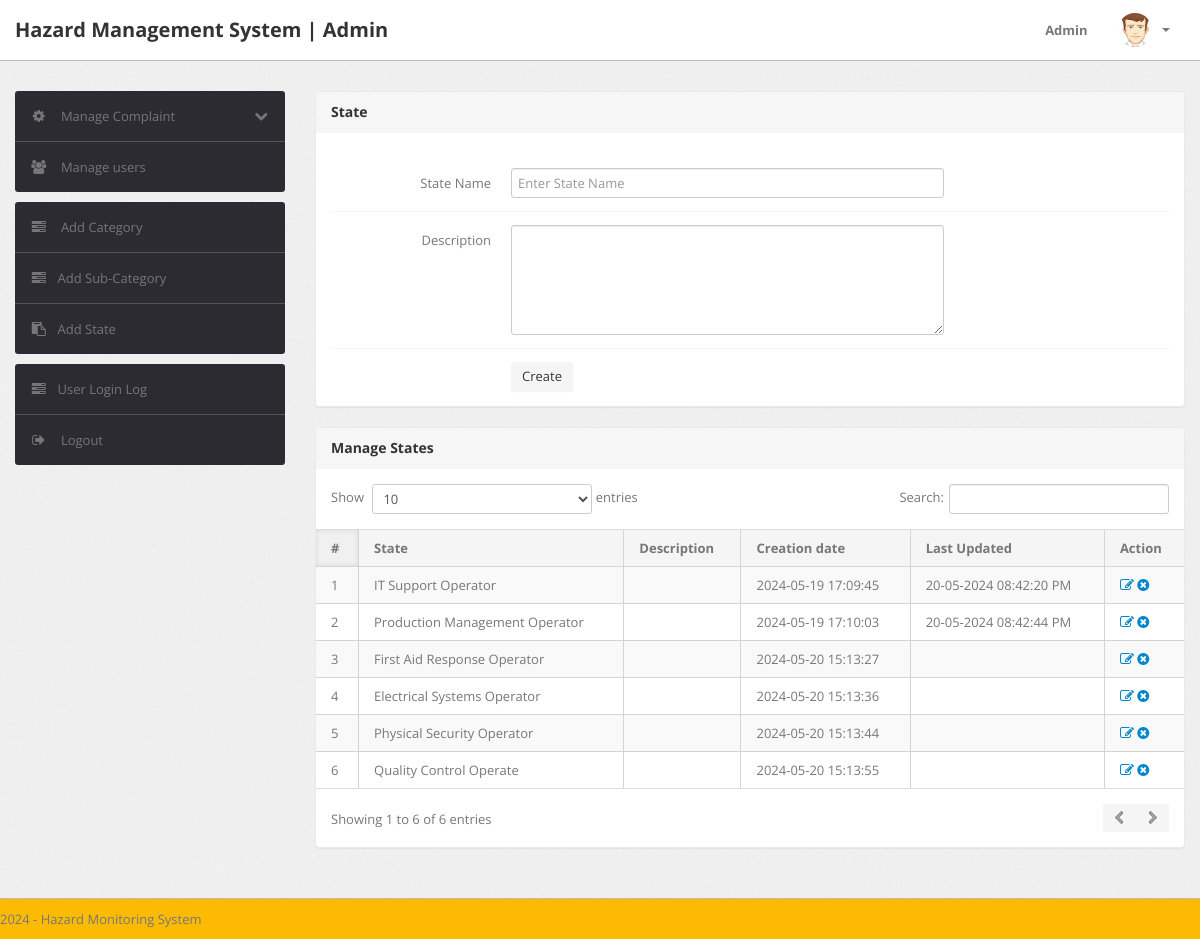
The app's page /admin/state.php (signed in), older data.
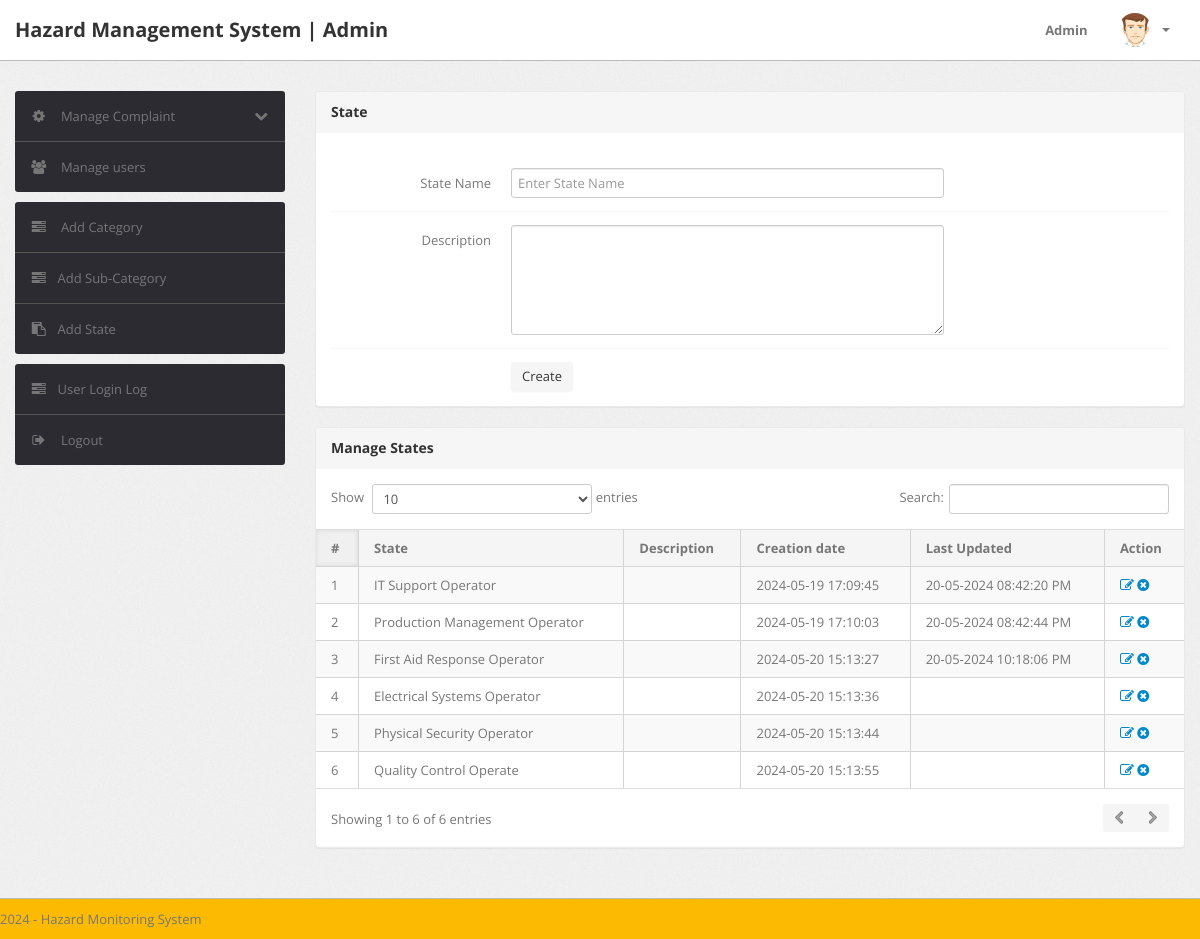
The same page, newer data.
### tables this page shows
CREATE TABLE `state` (
  `id` int(11) NOT NULL,
  `stateName` varchar(255) NOT NULL,
  `stateDescription` tinytext NOT NULL,
  `postingDate` timestamp NOT NULL DEFAULT current_timestamp(),
  `updationDate` varchar(255) NOT NULL
);

### admin/state.php (the view, shortened to what this page needs)
<?php
include('include/config.php');
if(strlen($_SESSION['alogin'])==0)
	{
header('location:index.php');
}
else{
?>
<!DOCTYPE html>
<html lang="en">
<head>
	<link type="text/css" href="bootstrap/css/bootstrap.min.css" rel="stylesheet">
	<link type="text/css" href="bootstrap/css/bootstrap-responsive.min.css" rel="stylesheet">
	<link type="text/css" href="css/theme.css" rel="stylesheet">
	<link type="text/css" href="images/icons/css/font-awesome.css" rel="stylesheet">
</head>
<body>
<?php include('include/header.php');?>
	<div class="wrapper">
		<div class="container">
			<div class="row">
<?php include('include/sidebar.php');?>
			<div class="span9">
					<div class="content">
						<div class="module">
							<div class="module-head">
								<h3>State</h3>
							</div>
							<div class="module-body">
									<br />
			<form class="form-horizontal row-fluid" name="Category" method="post" >
<div class="control-group">
<label class="control-label" for="basicinput">State Name</label>
<div class="controls">
<input type="text" placeholder="Enter State Name"  name="state" class="span8 tip" required>
</div>
</div>
<div class="control-group">
											<label class="control-label" for="basicinput">Description</label>
											<div class="controls">
												<textarea class="span8" name="description" rows="5"></textarea>
											</div>
										</div>
	<div class="control-group">
											<div class="controls">
												<button type="submit" name="submit" class="btn">Create</button>
											</div>
										</div>
									</form>
							</div>
						</div>
	<div class="module">
							<div class="module-head">
								<h3>Manage States</h3>
							</div>
							<div class="module-body table">
								<table cellpadding="0" cellspacing="0" border="0" class="datatable-1 table table-bordered table-striped	 display" width="100%">
									<thead>
										<tr>
											<th>#</th>
											<th>State</th>
											<th>Description</th>
											<th>Creation date</th>
											<th>Last Updated</th>
											<th>Action</th>
										</tr>
									</thead>
									<tbody>
<?php $query=mysqli_query($bd, "select * from state");
$cnt=1;
while($row=mysqli_fetch_array($query))
{
?>
										<tr>
											<td><?php echo htmlentities($cnt);?></td>
											<td><?php echo htmlentities($row['stateName']);?></td>
											<td><?php echo htmlentities($row['stateDescription']);?></td>
											<td> <?php echo htmlentities($row['postingDate']);?></td>
											<td><?php echo htmlentities($row['updationDate']);?></td>
											<td>
											<a href="edit-state.php?id=<?php echo $row['id']?>" ><i class="icon-edit"></i></a>
											<a href="state.php?id=<?php echo $row['id']?>&del=delete" onClick="return confirm('Are you sure you want to delete?')"><i class="icon-remove-sign"></i></a></td>
										</tr>
										<?php $cnt=$cnt+1; } ?>
								</table>
							</div>
						</div>
					</div>
				</div>
			</div>
		</div>
	</div>
<?php include('include/footer.php');?>
</body>
<?php } ?>

Row changes from the older to the newer data that the page shows:
changed state "First Aid Response Operator": updationDate (not shown) → "20-05-2024 10:18:06 PM"
